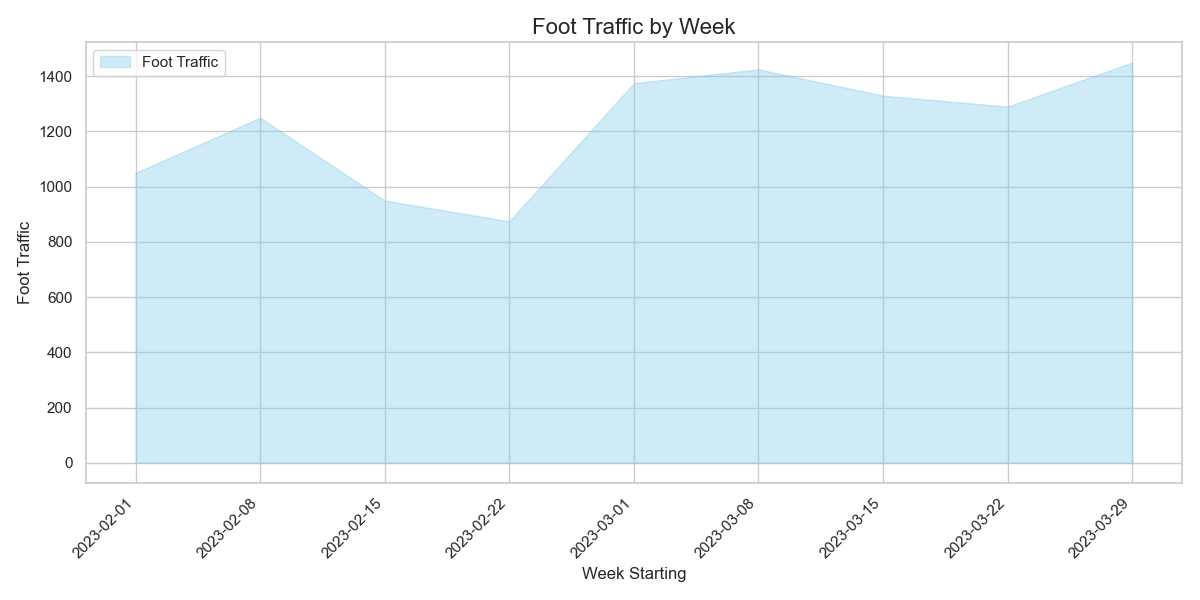

Reproduce this figure in Python.

import matplotlib.pyplot as plt
import seaborn as sns
import pandas as pd

# Given data
data = [
    {'Week': '2023-02-01 to 2023-02-07', 'Foot Traffic': 1050},
    {'Week': '2023-02-08 to 2023-02-14', 'Foot Traffic': 1250},
    {'Week': '2023-02-15 to 2023-02-21', 'Foot Traffic': 950},
    {'Week': '2023-02-22 to 2023-02-28', 'Foot Traffic': 875},
    {'Week': '2023-03-01 to 2023-03-07', 'Foot Traffic': 1375},
    {'Week': '2023-03-08 to 2023-03-14', 'Foot Traffic': 1425},
    {'Week': '2023-03-15 to 2023-03-21', 'Foot Traffic': 1330},
    {'Week': '2023-03-22 to 2023-03-28', 'Foot Traffic': 1290},
    {'Week': '2023-03-29 to 2023-04-04', 'Foot Traffic': 1450}
]

# Convert to DataFrame
df = pd.DataFrame(data)

# Parse week dates to use as x-axis
df['Week'] = df['Week'].apply(lambda x: pd.to_datetime(x.split(' to ')[0]))

# Set up the Seaborn theme
sns.set_theme(style="whitegrid")

# Create an area chart
plt.figure(figsize=(12, 6))
plt.fill_between(x=df['Week'], y1=df['Foot Traffic'], color="skyblue", alpha=0.4)

# Beautify the x-axis
plt.xticks(df['Week'], rotation=45, ha='right')

# Add titles and labels
plt.title('Foot Traffic by Week', size=16)
plt.xlabel('Week Starting', size=12)
plt.ylabel('Foot Traffic', size=12)

# Show the plot with a legend
plt.legend(['Foot Traffic'], loc='upper left')

# Show the plot
plt.tight_layout()
plt.show()
